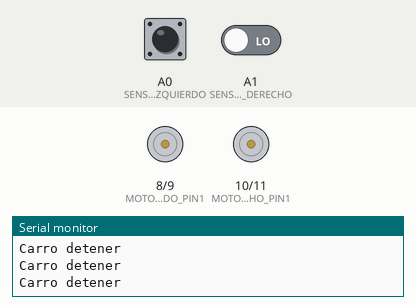
A sketch run on a simulated Arduino Uno, built with avr-gcc and run on an emulated ATmega328P. Shown: motor-driver pin pairs drawn as motors (green arrow = first pin HIGH = forward, orange = second pin HIGH = backward, longer = more drive), the last lines printed to the serial monitor. Inputs (shaded band) come from the test bench; at power-on: A0 (SENSOR_IZQUIERDO) LOW, A1 (SENSOR_DERECHO) LOW.

Above: at 1.2 s.
1.3 s: A0 (SENSOR_IZQUIERDO) driven HIGH
At 2.5 s:
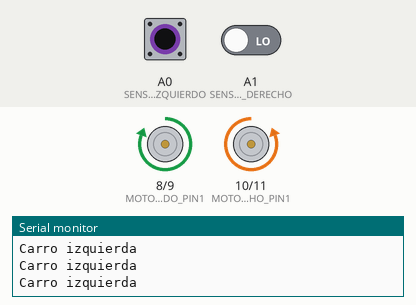
2.8 s: A1 (SENSOR_DERECHO) driven HIGH
At 3.9 s:
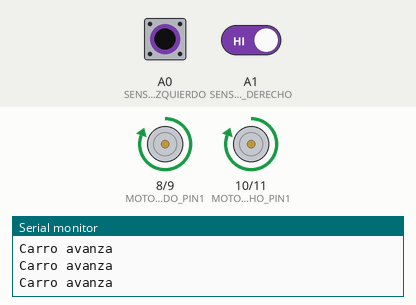
4.3 s: A0 (SENSOR_IZQUIERDO) driven LOW
At 5.0 s:
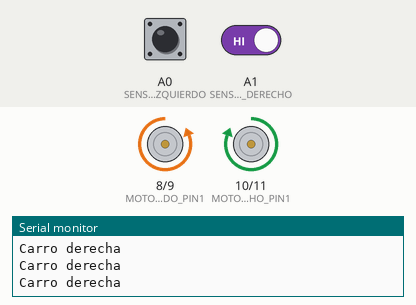
5.8 s: A1 (SENSOR_DERECHO) driven LOW
At 6.1 s:
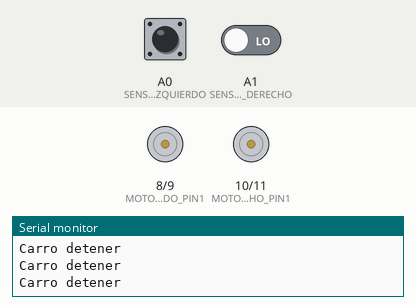
8.8 s: A0 (SENSOR_IZQUIERDO) pulsed HIGH 2 times (0.12 s each, 0.3 s apart)
At 9.01 s:
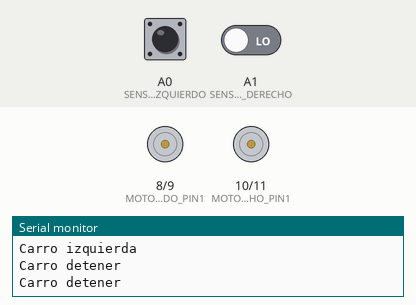
12.4 s: A0 (SENSOR_IZQUIERDO) driven HIGH and A1 (SENSOR_DERECHO) driven HIGH
At 13.4 s:
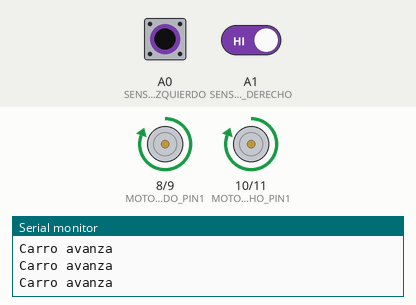
Timing chart, 0 to 15.4 s (numbered marks = the images above; inputs shaded):
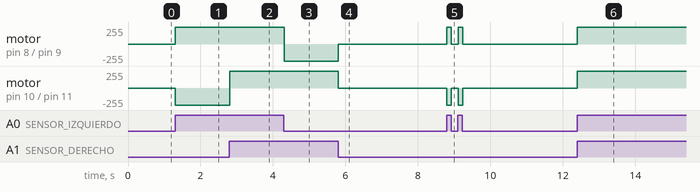

Measured:
- after the input at 1.3 s, motor on pin 8 (MOTOR_IZQUIERDO_PIN1) / pin 9 (MOTOR_IZQUIERDO_PIN2): stopped → forward 255/255 at once; motor on pin 10 (MOTOR_DERECHO_PIN1) / pin 11 (MOTOR_DERECHO_PIN2): stopped → backward 255/255 at once
- after the input at 2.8 s, motor on pin 10 (MOTOR_DERECHO_PIN1) / pin 11 (MOTOR_DERECHO_PIN2): backward 255/255 → forward 255/255 at once
- after the input at 4.3 s, motor on pin 8 (MOTOR_IZQUIERDO_PIN1) / pin 9 (MOTOR_IZQUIERDO_PIN2): forward 255/255 → backward 255/255 at once
- after the input at 5.8 s, motor on pin 8 (MOTOR_IZQUIERDO_PIN1) / pin 9 (MOTOR_IZQUIERDO_PIN2): backward 255/255 → stopped at once; motor on pin 10 (MOTOR_DERECHO_PIN1) / pin 11 (MOTOR_DERECHO_PIN2): forward 255/255 → stopped at once
- after the input at 12.4 s, motor on pin 8 (MOTOR_IZQUIERDO_PIN1) / pin 9 (MOTOR_IZQUIERDO_PIN2), motor on pin 10 (MOTOR_DERECHO_PIN1) / pin 11 (MOTOR_DERECHO_PIN2): stopped → forward 255/255 at once

The sketch:

sketch_may11a.ino
```cpp
#include "carro.h"


// Definir los pines para los motores

#define MOTOR_IZQUIERDO_PIN1 8
#define MOTOR_IZQUIERDO_PIN2 9
#define MOTOR_DERECHO_PIN1 10
#define MOTOR_DERECHO_PIN2 11

Carro objCarro;
int codigo = 2;

void setup()
{
  // Configurar el carro:
  objCarro.setMotorIzquierdoPin1(MOTOR_IZQUIERDO_PIN1);
  objCarro.setMotorIzquierdoPin2(MOTOR_IZQUIERDO_PIN2);
  objCarro.setMotorDerechoPin1(MOTOR_DERECHO_PIN1);
  objCarro.setMotorDerechoPin2(MOTOR_DERECHO_PIN2);

  objCarro.configurarPinesSalida();
  objCarro.configurarPinesEntrada();
}

void loop()
{
  while(codigo == 2)
    objCarro.determinarDireccion();
}
```

carro.cpp
```cpp
#ifndef CARRO_BODY
#define CARRO_BODY
#include "./carro.h"
#include <Arduino.h>
// Constructor

Carro::Carro(
            int prmMotorIzquierdoPin1,
            int prmMotorIzquierdoPin2,
            int prmMotorDerechoPin1,
            int prmMotorDerechoPin2
        )
{
    this->atrMotorIzquierdoPin1 = prmMotorIzquierdoPin1;
    this->atrMotorIzquierdoPin2 = prmMotorIzquierdoPin2;
    this->atrMotorDerechoPin1 = prmMotorDerechoPin1;
    this->atrMotorDerechoPin2 = prmMotorDerechoPin2;
}

// Metodos 'getter' y 'setter':

int Carro::getMotorIzquierdoPin1()
{
    return this->atrMotorIzquierdoPin1;
}

void Carro::setMotorIzquierdoPin1(int prmMotorIzquierdoPin1)
{
    this->atrMotorIzquierdoPin1 = prmMotorIzquierdoPin1;
}

int Carro::getMotorIzquierdoPin2()
{
    return this->atrMotorIzquierdoPin2;
}

void Carro::setMotorIzquierdoPin2(int prmMotorIzquierdoPin2)
{
    this->atrMotorIzquierdoPin2 = prmMotorIzquierdoPin2;
}

int Carro::getMotorDerechoPin1()
{
    return this->atrMotorDerechoPin1;
}

void Carro::setMotorDerechoPin1(int prmMotorDerechoPin1)
{
    this->atrMotorDerechoPin1 = prmMotorDerechoPin1;
}

int Carro::getMotorDerechoPin2()
{
    return this->atrMotorDerechoPin2;
}

void Carro::setMotorDerechoPin2(int prmMotorDerechoPin2)
{
    this->atrMotorDerechoPin2 = prmMotorDerechoPin2;
}

// Metodos:

void Carro::configurarPinesSalida()
{
    pinMode(this->atrMotorIzquierdoPin1, OUTPUT);
    pinMode(this->atrMotorIzquierdoPin2, OUTPUT);
    pinMode(this->atrMotorDerechoPin1, OUTPUT);
    pinMode(this->atrMotorDerechoPin2, OUTPUT);
}

void Carro::configurarPinesEntrada()
{
    pinMode(SENSOR_IZQUIERDO, INPUT);
    pinMode(SENSOR_DERECHO, INPUT);
    Serial.begin(9600);
}

void Carro::avanzar()
{
    digitalWrite(this->atrMotorIzquierdoPin1, HIGH);
    digitalWrite(this->atrMotorDerechoPin1, HIGH);
    digitalWrite(this->atrMotorIzquierdoPin2, LOW);
    digitalWrite(this->atrMotorDerechoPin2, LOW);
    Serial.println("Carro avanza");
}

void Carro::girarIzquierda()
{
    digitalWrite(this->atrMotorIzquierdoPin1, HIGH);
    digitalWrite(this->atrMotorIzquierdoPin2, LOW);
    digitalWrite(this->atrMotorDerechoPin1, LOW);
    digitalWrite(this->atrMotorDerechoPin2, HIGH);
    Serial.println("Carro izquierda");
}

void Carro::girarDerecha()
{
    digitalWrite(this->atrMotorIzquierdoPin1, LOW);
    digitalWrite(this->atrMotorIzquierdoPin2, HIGH);
    digitalWrite(this->atrMotorDerechoPin1, HIGH);
    digitalWrite(this->atrMotorDerechoPin2, LOW);
    Serial.println("Carro derecha");
}

void Carro::detener()
{
    digitalWrite(this->atrMotorIzquierdoPin1, LOW);
    digitalWrite(this->atrMotorIzquierdoPin2, LOW);
    digitalWrite(this->atrMotorDerechoPin1, LOW);
    digitalWrite(this->atrMotorDerechoPin2, LOW);
    Serial.println("Carro detener");
}

void Carro::determinarDireccion()
{
    if (digitalRead(SENSOR_IZQUIERDO) && digitalRead(SENSOR_DERECHO))
        avanzar();

    else if(digitalRead(SENSOR_IZQUIERDO) && !digitalRead(SENSOR_DERECHO))
        girarIzquierda();

    else if(!digitalRead(SENSOR_IZQUIERDO) && digitalRead(SENSOR_DERECHO))
        girarDerecha();

    else
        detener();
}

#endif
```

carro.h
```cpp
#ifndef CARRO_HEADER
#define CARRO_HEADER

// Definir los pines para los sensores infrarrojos

#define SENSOR_IZQUIERDO A0
#define SENSOR_DERECHO A1

class Carro {

    private:

        // Definir los pines para los motores

        int atrMotorIzquierdoPin1;
        int atrMotorIzquierdoPin2;
        int atrMotorDerechoPin1;
        int atrMotorDerechoPin2;

    public:

        // Constructors

        Carro() = default;

        Carro(
            int prmMotorIzquierdoPin1,
            int prmMotorIzquierdoPin2,
            int prmMotorDerechoPin1,
            int prmMotorDerechoPin2
        );

        // Metodos 'getter' y 'setter':

        int getMotorIzquierdoPin1();
        void setMotorIzquierdoPin1(int prmMotorIzquierdoPin1);
        int getMotorIzquierdoPin2();
        void setMotorIzquierdoPin2(int prmMotorIzquierdoPin2);

        int getMotorDerechoPin1();
        void setMotorDerechoPin1(int prmMotorDerechoPin1);
        int getMotorDerechoPin2();
        void setMotorDerechoPin2(int prmMotorDerechoPin2);

        /**
         *  Metodo para configurar los pines de los motorores como salidas
        */
        void configurarPinesSalida();

        /**
         *  Metodo para configurar los pines de los motorores como entrada
        */
        void configurarPinesEntrada();

        /**
         *  Metodo para que el carro avance en linea recta
        */
        void avanzar();

        /**
         *  Metodo para que el carro gire a la izquierda
        */
        void girarIzquierda();

        /**
         *  Metodo para que el carro gire a la derecha
        */
        void girarDerecha();

        /**
         *  Metodo para detener al carro en movimiento
        */
        void detener();

        /**
         *  Metodo para determinar la direccion del movimiento del carro
        */
        void determinarDireccion();

        // Destructor
        ~Carro() = default;
};

#endif
```
